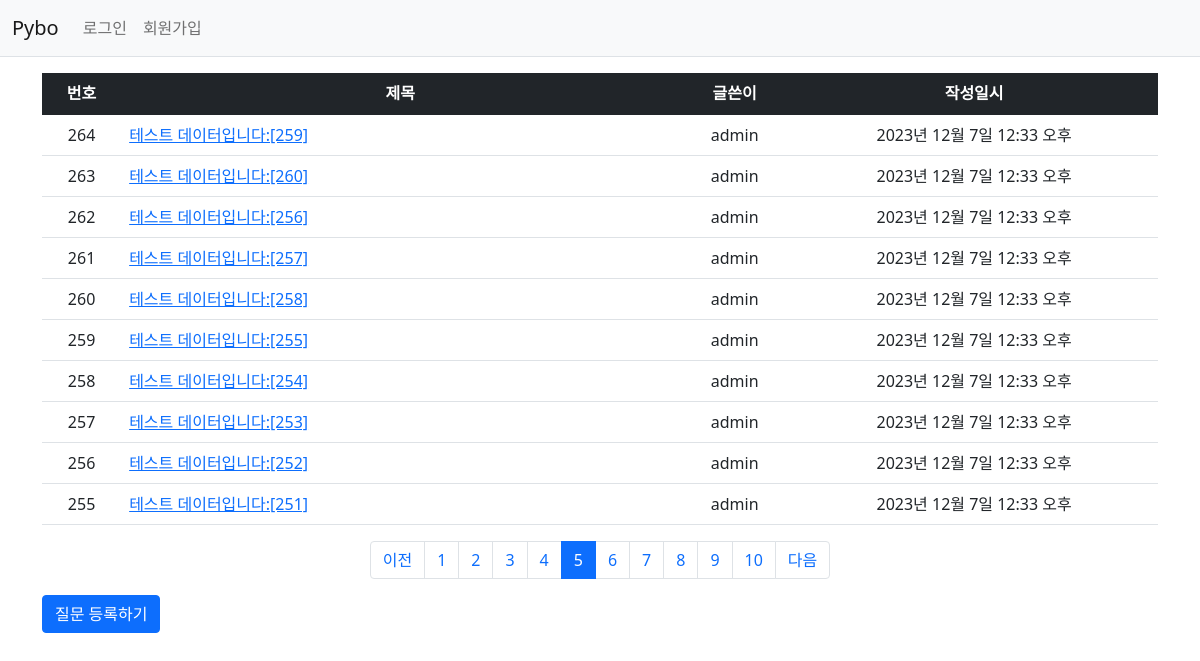
The app's page /pybo/?page=5 with its own data.
### pybo/models.py (models this page shows, shortened)
class Question(models.Model):
    author = models.ForeignKey(User, on_delete=models.CASCADE, related_name='author_question')
    subject = models.CharField(max_length=200)
    content = models.TextField()
    create_date = models.DateTimeField()
    modify_date = models.DateTimeField(null=True, blank=True)
    voter = models.ManyToManyField(User, related_name='voter_question') # 추천인 추가

### pybo/views/base_views.py (the view)
# urls.py: path('', base_views.index, name='index'),
def index(request):
    page = request.GET.get('page', '1')
    question_list = Question.objects.order_by('-create_date')
    paginator = Paginator(question_list, 10)
    page_obj = paginator.get_page(page)
    context = {'question_list':page_obj}
    return render(request, 'pybo/question_list.html', context)

### pybo/templatetags/pybo_filter.py (called while the page is built)
@register.filter
def sub(value, arg):
    return value - arg

### templates/pybo/question_list.html (shortened to what this page needs)
{% extends 'base.html' %}
{% load pybo_filter %}
{% block content %}
<!-- {% load static %}
<link rel="stylesheet" type="text/css" href="{% static 'bootstrap.min.css' %}"> -->
<div class="container my-3">
    <table class="table">
        <thead>
            <tr class="text-center table-dark">
                <th>번호</th>
                <th style="width:50%">제목</th>
                <th>글쓴이</th>
                <th>작성일시</th>
            </tr>
        </thead>
        <tbody>
            {% if question_list %}
                {% for question in question_list %}
                <tr class="text-center">
                    <td>
                        {{ question_list.paginator.count|sub:question_list.start_index|sub:forloop.counter0|add:1 }}
                    </td>
                    <td class="text-start">
                        <a href="{% url 'pybo:detail' question.id %}">{{ question.subject }}</a>
                    </td>
                    <td>{{ question.author.username }}</td>
                    <td>{{ question.create_date }}</td>
                </tr>
                {% endfor %}
            {% else %}
                <tr>
                    <td colspan="4">질문이 없습니다.</td>
                </tr>
            {% endif %}
        </tbody>
    </table>
    <ul class="pagination justify-content-center">
        {% if question_list.has_previous %}
        <li class="page-item">
            <a class="page-link" href="?page={{ question_list.previous_page_number }}">이전</a>
        </li>
        {% else %}
        <li class="page-item disabled">
            <a class="page-link" tabindex="-1" aria-disabled="true" href="#">이전</a>
        </li>
        {% endif %}
        {% for page_number in question_list.paginator.page_range %}
        {% if page_number >= question_list.number|add:-5 and page_number <= question_list.number|add:5 %}
        {% if page_number == question_list.number %}
        <li class="page-item active" aria-current="page">
            <a class="page-link" href="?page={{ page_number }}">{{ page_number }}</a>
        </li>
        {% else %}
        <li class="page-item">
            <a class="page-link" href="?page={{ page_number }}">{{ page_number }}</a>
        </li>
        {% endif %}
        {% endif %}
        {% endfor %}
        {% if question_list.has_next %}
        <li class="page-item">
            <a class="page-link" href="?page={{ question_list.next_page_number }}">다음</a>
        </li>
        {% else %}
        <li class="page-item disabled">
            <a class="page-link" tabindex="-1" aria-disabled="true" href="#">다음</a>
        </li>
        {% endif %}
    </ul>
    <a href="{% url 'pybo:question_create' %}" class="btn btn-primary">질문 등록하기</a>
</div>
{% endblock %}

### records on screen
Question: paginator.count|sub "264", subject "테스트 데이터입니다:[259]", author.username "admin", create_date "2023년 12월 7일 12:33 오후"
Question: paginator.count|sub "263", subject "테스트 데이터입니다:[260]", author.username "admin", create_date "2023년 12월 7일 12:33 오후"
Question: paginator.count|sub "262", subject "테스트 데이터입니다:[256]", author.username "admin", create_date "2023년 12월 7일 12:33 오후"
Question: paginator.count|sub "261", subject "테스트 데이터입니다:[257]", author.username "admin", create_date "2023년 12월 7일 12:33 오후"
Question: paginator.count|sub "260", subject "테스트 데이터입니다:[258]", author.username "admin", create_date "2023년 12월 7일 12:33 오후"
Question: paginator.count|sub "259", subject "테스트 데이터입니다:[255]", author.username "admin", create_date "2023년 12월 7일 12:33 오후"
Question: paginator.count|sub "258", subject "테스트 데이터입니다:[254]", author.username "admin", create_date "2023년 12월 7일 12:33 오후"
Question: paginator.count|sub "257", subject "테스트 데이터입니다:[253]", author.username "admin", create_date "2023년 12월 7일 12:33 오후"
Question: paginator.count|sub "256", subject "테스트 데이터입니다:[252]", author.username "admin", create_date "2023년 12월 7일 12:33 오후"
Question: paginator.count|sub "255", subject "테스트 데이터입니다:[251]", author.username "admin", create_date "2023년 12월 7일 12:33 오후"

### other values on screen
{{ page_number }} "1" "2" "3" "4" "6" "7" "8" "9" "10"
{{ page_number }} "5"
